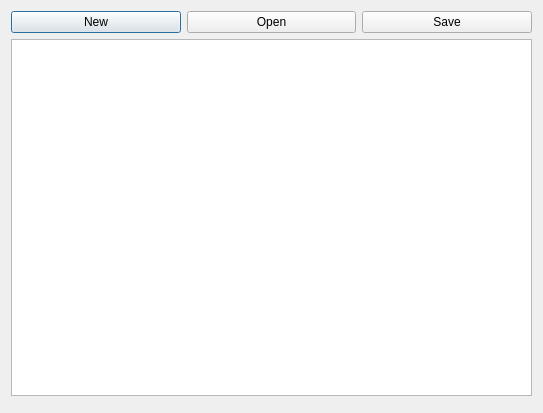
<?xml version="1.0" encoding="UTF-8"?>
<ui version="4.0">
 <class>Dialog</class>
 <widget class="QDialog" name="Dialog">
  <property name="geometry">
   <rect>
    <x>0</x>
    <y>0</y>
    <width>543</width>
    <height>413</height>
   </rect>
  </property>
  <property name="windowTitle">
   <string>Dialog</string>
  </property>
  <layout class="QVBoxLayout" name="verticalLayout">
   <item>
    <layout class="QHBoxLayout" name="horizontalLayout">
     <item>
      <widget class="QPushButton" name="btnNew">
       <property name="text">
        <string>New</string>
       </property>
       <property name="icon">
        <iconset>
         <normalon>:/files/images/file.png</normalon>
        </iconset>
       </property>
      </widget>
     </item>
     <item>
      <widget class="QPushButton" name="btnOpen">
       <property name="text">
        <string>Open</string>
       </property>
       <property name="icon">
        <iconset>
         <normalon>:/files/images/folder.png</normalon>
        </iconset>
       </property>
      </widget>
     </item>
     <item>
      <widget class="QPushButton" name="btnSave">
       <property name="text">
        <string>Save</string>
       </property>
       <property name="icon">
        <iconset>
         <normalon>:/files/images/disk.png</normalon>
        </iconset>
       </property>
      </widget>
     </item>
    </layout>
   </item>
   <item>
    <widget class="QPlainTextEdit" name="plainTextEdit"/>
   </item>
   <item>
    <widget class="QDialogButtonBox" name="buttonBox">
     <property name="standardButtons">
      <set>QDialogButtonBox::NoButton</set>
     </property>
    </widget>
   </item>
  </layout>
 </widget>
 <resources/>
 <connections/>
</ui>
